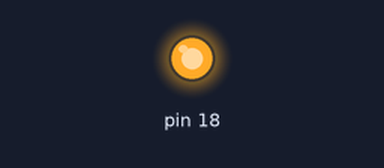
Bench run of a program on a simulated Raspberry Pi (header pin numbers). On the bench: output pins drawn as LEDs (lit = HIGH). Files the program writes start out absent.

Above: at 0.3 s.
Timing chart, 0 to 1.8 s (numbered marks = the images above):
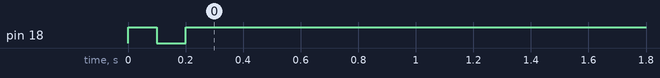

The program:

trymidi.py
```python
#!/usr/bin/python

# http://253.ccarh.org/handout/midiprotocol/
# http://www.midi.org/techspecs/midimessages.php

import time
import os
import sys

def midi(msg):
    port = open("/dev/ttyAMA0", "w")
    port.write(msg)
    port.close()

import RPi.GPIO as GPIO
GPIO.setmode(GPIO.BOARD)
GPIO.setup(18, GPIO.OUT)
GPIO.output(18, True)
time.sleep(0.1)
GPIO.output(18, False)
time.sleep(0.1)
GPIO.output(18, True)

x = 1
x = 0.001
while True:
    #print 'A'
    midi("\x90\x20\x7f")
    time.sleep(x)
    #print 'B'
    midi("\x80\x20\x7f")
    time.sleep(x)
```
